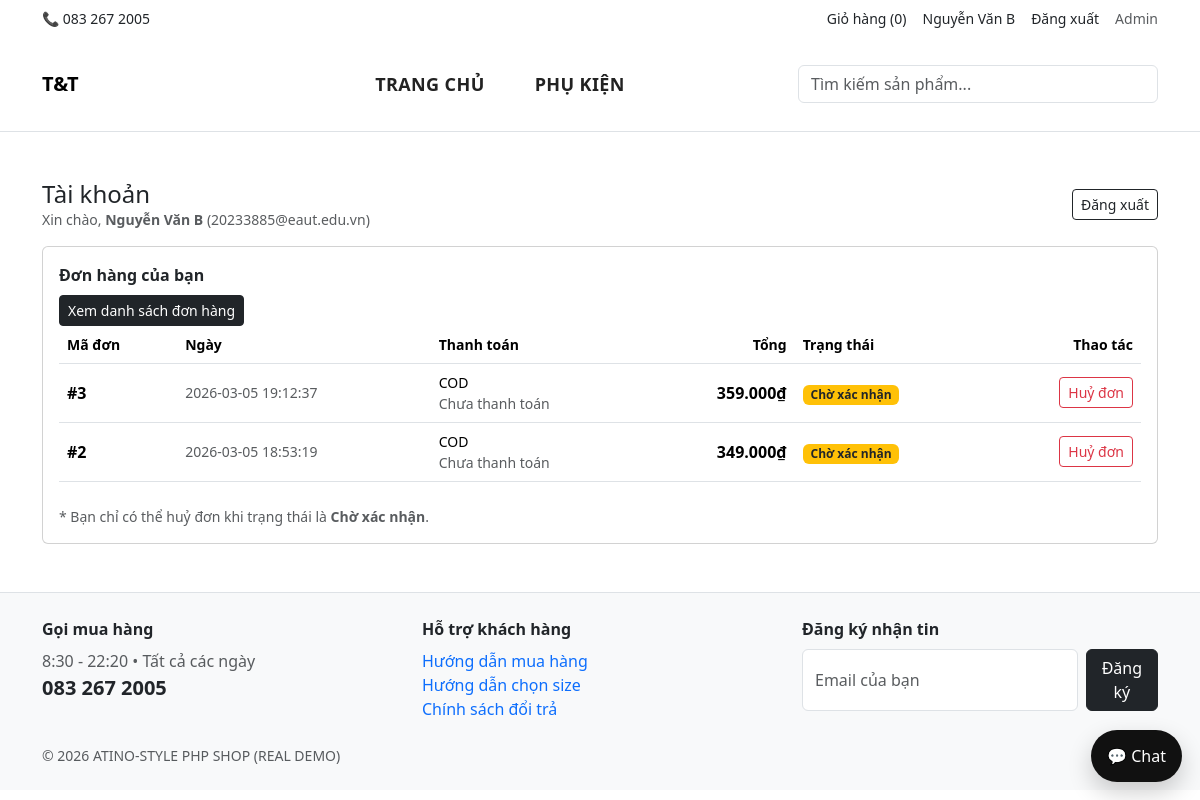
Screenshot of /public/index.php?r=/account (signed in) with the database file from the repository.
### tables this page shows
CREATE TABLE `categories` (
  `id` int(11) NOT NULL,
  `parent_id` int(11) DEFAULT NULL,
  `name` varchar(150) NOT NULL,
  `slug` varchar(180) NOT NULL,
  `sort_order` int(11) DEFAULT 0,
  `created_at` datetime DEFAULT current_timestamp()
);

CREATE TABLE `orders` (
  `id` int(11) NOT NULL,
  `user_id` int(11) DEFAULT NULL,
  `customer_name` varchar(120) DEFAULT NULL,
  `customer_phone` varchar(30) DEFAULT NULL,
  `customer_address` varchar(255) DEFAULT NULL,
  `note` varchar(500) DEFAULT NULL,
  `total` int(11) NOT NULL,
  `subtotal` int(11) NOT NULL DEFAULT 0,
  `discount` int(11) NOT NULL DEFAULT 0,
  `coupon_code` varchar(50) DEFAULT NULL,
  `status` enum('pending','confirmed','shipping','completed','cancelled') DEFAULT 'pending',
  `payment_method` enum('cod','bank_transfer','qr','bank','card') DEFAULT NULL,
  `payment_status` enum('unpaid','paid','failed') DEFAULT 'unpaid',
  `tracking_code` varchar(50) DEFAULT NULL,
  `shipping_status` enum('picking','shipping','delivered','returned','cancelled') DEFAULT NULL,
  `created_at` datetime DEFAULT current_timestamp(),
  `payment_ref` varchar(100) DEFAULT NULL
);

### app/helpers.php (called while the page is built, shortened)
<?php
require_once __DIR__ . '/db.php';
function e($s): string {
  return htmlspecialchars((string)($s ?? ''), ENT_QUOTES, 'UTF-8');
}
function money(int $v): string {
  return number_format($v, 0, ',', '.') . '₫';
}
function base_path(): string {
  $script = $_SERVER['SCRIPT_NAME'] ?? '';
  $base = rtrim(str_replace('/index.php', '', $script), '/');
  return $base;
}
function url(string $path): string {
  if ($path === '') {
    return base_path() . '/';
  }
  $path = '/' . ltrim($path, '/');
  if (
    str_starts_with($path, '/assets/') ||
    str_starts_with($path, '/uploads/') ||
    str_starts_with($path, '/index.php') ||
    str_starts_with($path, '/backend/')
  ) {
    return base_path() . $path;
  }
  $route = $path;
  $query = '';
  if (str_contains($path, '?')) {
    [$route, $query] = explode('?', $path, 2);
  }
  $url = base_path() . '/index.php?r=' . $route;
  if ($query !== '') {
    $url .= '&' . $query;
  }
  return $url;
}
function auth_user(): ?array {
  return $_SESSION['user'] ?? null;
}
function cart(): array {
  return $_SESSION['cart'] ?? [];
}
function cart_count(): int {
  $c = cart();
  $n = 0;
  return $n;
}

### backend/Core/App.php (called while the page is built, shortened)
<?php
final class App
{
    private static ?array $config = null;
    public static function config(?string $key = null, $default = null)
    {
        if (self::$config === null) {
            self::$config = require __DIR__ . '/../config/app.php';
        }
        if ($key === null) return self::$config;
        $segments = explode('.', $key);
        $value = self::$config;
        foreach ($segments as $segment) {
            $value = $value[$segment];
        }
        return $value;
    }
}

### app/config.php (called while the page is built, shortened)
<?php
return App::config();

### backend/Core/Database.php (called while the page is built)
<?php
require_once __DIR__ . '/App.php';
final class Database
{
    private static ?PDO $pdo = null;
    public static function connection(): PDO
    {
        if (self::$pdo instanceof PDO) return self::$pdo;
        $db = App::config('db');
        $dsn = sprintf('mysql:host=%s;dbname=%s;charset=%s', $db['host'], $db['name'], $db['charset']);
        self::$pdo = new PDO($dsn, $db['user'], $db['pass'], [
            PDO::ATTR_ERRMODE => PDO::ERRMODE_EXCEPTION,
            PDO::ATTR_DEFAULT_FETCH_MODE => PDO::FETCH_ASSOC,
            PDO::ATTR_EMULATE_PREPARES => false,
        ]);
        return self::$pdo;
    }
}

### app/db.php (called while the page is built, shortened)
<?php
function db(): PDO { return Database::connection(); }

### app/models/Category.php (called while the page is built, shortened)
<?php
require_once __DIR__ . '/../db.php';
class Category {
  public static function all(): array {
    return db()->query("SELECT * FROM categories ORDER BY sort_order ASC, id ASC")->fetchAll();
  }
  public static function tree(): array {
    $cats = self::all();
    $byId = [];
    foreach ($cats as $c) { $c['children'] = []; $byId[(int)$c['id']] = $c; }
    $root = [];
    foreach ($byId as $id => $c) {
      $pid = $c['parent_id'] ? (int)$c['parent_id'] : null;
      if ($pid && isset($byId[$pid])) $byId[$pid]['children'][] = &$byId[$id];
      else $root[] = &$byId[$id];
    }
    return $root;
  }
}

### app/models/Order.php (called while the page is built, shortened)
<?php
require_once __DIR__ . '/../db.php';
class Order
{
  public static function recentByUser(int $userId, int $limit = 10): array
  {
    $st = db()->prepare("SELECT * FROM orders WHERE user_id=? ORDER BY id DESC LIMIT ?");
    $st->bindValue(1, $userId, PDO::PARAM_INT);
    $st->bindValue(2, $limit, PDO::PARAM_INT);
    $st->execute();
    return $st->fetchAll(PDO::FETCH_ASSOC);
  }
}

### app/views/account.php (the view, shortened to what this page needs)
<?php
$statusLabel = function($st) {
  return match($st) {
    'pending'   => 'Chờ xác nhận',
    'picking'   => 'Chờ lấy hàng',
    'shipping'  => 'Chờ giao hàng',
    'delivered' => 'Đã giao',
    'cancelled' => 'Đã huỷ',
    default     => 'Không xác định'
  };
};
$payLabel = function($pm) {
  return match($pm) {
    'cod'  => 'COD',
    'qr'   => 'QR Code',
    'bank' => 'Chuyển khoản',
    'card' => 'Thẻ / VNPAY',
    default => '-'
  };
};
$payStatusLabel = function($ps) {
  return match($ps) {
    'paid'   => 'Đã thanh toán',
    'unpaid' => 'Chưa thanh toán',
    'failed' => 'Thất bại',
    default  => '-'
  };
};
?>
<div class="container my-4">
  <div class="d-flex justify-content-between align-items-center mb-3">
    <div>
      <h4 class="mb-0">Tài khoản</h4>
      <div class="text-muted small">
        Xin chào, <b><?= e($u['name'] ?? '') ?></b> (<?= e($u['email'] ?? '') ?>)
      </div>
    </div>
    <a class="btn btn-outline-dark btn-sm" href="<?= e(url('/logout')) ?>">Đăng xuất</a>
  </div>
  <div class="card">
    <div class="card-body">
      <div class="fw-semibold mb-2">Đơn hàng của bạn</div>
      <a class="btn btn-dark btn-sm" href="<?= e(url('/orders')) ?>">
  Xem danh sách đơn hàng
</a>
      <?php if (empty($orders)): ?>
        <div class="text-muted">Bạn chưa có đơn hàng nào.</div>
      <?php else: ?>
        <div class="table-responsive">
          <table class="table align-middle">
            <thead>
              <tr class="text-muted small">
                <th>Mã đơn</th>
                <th>Ngày</th>
                <th>Thanh toán</th>
                <th class="text-end">Tổng</th>
                <th>Trạng thái</th>
                <th class="text-end">Thao tác</th>
              </tr>
            </thead>
            <tbody>
              <?php foreach ($orders as $o): ?>
                <?php
                  $oid = (int)($o['id'] ?? 0);
                  $st  = (string)($o['status'] ?? 'pending');
                  $created = $o['created_at'] ?? ($o['createdAt'] ?? null);
                  $pm  = (string)($o['payment_method'] ?? '');
                  $ps  = (string)($o['payment_status'] ?? '');
                  $total = (int)($o['total'] ?? 0);
                ?>
                <tr>
                  <td><b>#<?= $oid ?></b></td>
                  <td class="text-muted small">
                    <?= $created ? e($created) : '-' ?>
                  </td>
                  <td class="small">
                    <div><?= e($payLabel($pm)) ?></div>
                    <div class="text-muted"><?= e($payStatusLabel($ps)) ?></div>
                  </td>
                  <td class="text-end fw-semibold"><?= money($total) ?></td>
                  <td>
                    <?php
                      $badge = match($st) {
                        'pending' => 'bg-warning text-dark',
                        'picking' => 'bg-info text-dark',
                        'shipping' => 'bg-primary',
                        'delivered' => 'bg-success',
                        'cancelled' => 'bg-secondary',
                        default => 'bg-light text-dark'
                      };
                    ?>
                    <span class="badge <?= e($badge) ?>"><?= e($statusLabel($st)) ?></span>
                  </td>
                  <td class="text-end">
                    <?php if ($st === 'pending'): ?>
                      <form
                        method="post"
                        action="<?= e(url('/orders/cancel')) ?>"
                        style="display:inline"
                        onsubmit="return confirm('Bạn chắc chắn muốn huỷ đơn #<?= $oid ?>?');"
                      >
                        <button class="btn btn-outline-danger btn-sm">Huỷ đơn</button>
                      </form>
                    <?php else: ?>
                      <span class="text-muted small">-</span>
                    <?php endif; ?>
                  </td>
                </tr>
              <?php endforeach; ?>
            </tbody>
          </table>
        </div>
        <div class="text-muted small mt-2">
          * Bạn chỉ có thể huỷ đơn khi trạng thái là <b>Chờ xác nhận</b>.
        </div>
      <?php endif; ?>
    </div>
  </div>
</div>

### app/views/layout/header.php (shortened to what this page needs)
<?php
$cfg = require __DIR__ . '/../../config.php';
$menu = Category::tree();
$u = auth_user();
?>
<!doctype html>
<html lang="vi">
<head>
  <link rel="stylesheet" href="https://cdn.jsdelivr.net/npm/bootstrap@5.3.3/dist/css/bootstrap.min.css">
  <link rel="stylesheet" href="<?= e(url('/assets/css/style.css')) ?>">
</head>
<body>
<header class="border-bottom bg-white sticky-top">
  <div class="topbar small py-2">
    <div class="container d-flex justify-content-between align-items-center">
      <div>📞 <?= e($cfg['site']['hotline']) ?></div>
      <div class="d-flex gap-3 align-items-center">
        <a class="text-decoration-none" href="<?= e(url('/cart')) ?>">Giỏ hàng (<?= cart_count() ?>)</a>
        <?php if ($u): ?>
          <a class="text-decoration-none" href="<?= e(url('/account')) ?>"><?= e($u['name']) ?></a>
          <a class="text-decoration-none" href="<?= e(url('/logout')) ?>">Đăng xuất</a>
        <?php else: ?>
          <a class="text-decoration-none" href="<?= e(url('/login')) ?>">Đăng nhập</a>
        <?php endif; ?>
        <a class="text-decoration-none text-muted" href="<?= e(url('/admin')) ?>">Admin</a>
      </div>
    </div>
  </div>
  <nav class="navbar navbar-expand-lg">
    <div class="container">
      <div class="collapse navbar-collapse" id="nav">
        <div class="header-main-row">
          <div class="header-logo-wrap">
            <a class="navbar-brand fw-bold m-0" href="<?= e(url('/')) ?>">T&T</a>
          </div>
          <div class="header-center-nav">
            <ul class="navbar-nav">
              <li class="nav-item">
                <a class="nav-link" href="<?= e(url('/')) ?>">Trang chủ</a>
              </li>
              <?php foreach ($menu as $c): ?>
                <?php if ($c['slug'] === 'ao-xuan-he' || $c['slug'] === 'quan' || $c['slug'] === 'phu-kien'): ?>
                  <li class="nav-item mega-menu-item">
                    <a class="nav-link" href="<?= e(url('/c/' . $c['slug'])) ?>">
                      <?= e($c['name']) ?>
                    </a>
                  </li>
                <?php endif; ?>
              <?php endforeach; ?>
            </ul>
          </div>
          <div class="header-search-wrap">
            <form class="d-flex" method="get" action="<?= e(url('/search')) ?>">
              <div class="position-relative w-100">
                <input
                  id="searchInput"
                  class="form-control"
                  name="q"
                  value="<?= e($_GET['q'] ?? '') ?>"
                  placeholder="Tìm kiếm sản phẩm..."
                  autocomplete="off"
                >
              </div>
            </form>
          </div>
        </div>
      </div>
    </div>
  </nav>
</header>
<main class="py-4">

### public/assets/css/style.css (style rules this page uses)
.topbar a { color: inherit; }
.header-center-nav { position: relative; }
.mega-menu-item { position: static; }
.navbar, .navbar .container, .navbar-collapse, .navbar-nav { overflow: visible !important; }
.table td, .table th { vertical-align: middle; }

### app/views/layout/header.php (style rules this page uses)
.navbar, .navbar .container, .navbar-collapse, .navbar-nav { overflow: visible !important; }
.header-main-row { display: grid; grid-template-columns: 160px 1fr 360px; align-items: center; min-height: 78px; width: 100%; column-gap: 24px; position: relative; }
.header-logo-wrap { display: flex; align-items: center; justify-content: flex-start; z-index: 3; }
.header-center-nav { position: relative; display: flex; justify-content: center; align-items: center; z-index: 2; }
.header-center-nav .navbar-nav { display: flex; flex-direction: row; gap: 34px; align-items: center; justify-content: center; margin: 0; padding: 0; list-style: none; }
.header-center-nav .nav-link { font-size: 18px; font-weight: 600; text-transform: uppercase; color: #222; letter-spacing: .4px; padding: 18px 0; text-align: center; white-space: nowrap; }
.header-search-wrap { width: 360px; max-width: 360px; justify-self: end; z-index: 3; }
.mega-menu-item { position: static; }

### rows the page displays
categories: name "PHỤ KIỆN"
orders: id "3", created_at "2026-03-05 19:12:37", payment_method "COD", payment_status "Chưa thanh toán", total "359.000₫", status "Chờ xác nhận"
orders: id "2", created_at "2026-03-05 18:53:19", payment_method "COD", payment_status "Chưa thanh toán", total "349.000₫", status "Chờ xác nhận"

### other values shown
$cfg['site']['hotline'] "083 267 2005"
cart_count() "0"
$u['name'] "Nguyễn Văn B"
$u['email'] "20233885@eaut.edu.vn"
